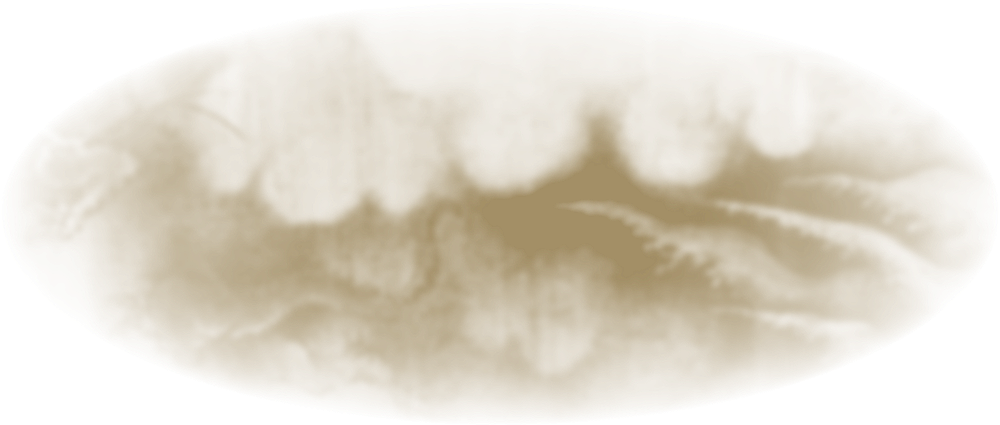
#> input picture assets/ink_atlas/molong3d/mist_a.png, 1000 x 425 px, found by its file name; its folder holds only this picture in this run
$ python gamma_bake.py
#> lines starting #> are read from the running program, lines starting #| are printed output that depends on the picture
from PIL import Image
import numpy as np, os
ROOT = r"C:\Users\202102-91\Desktop\项目\横板平台跳跃\UrhoX2"
OUT = ROOT + r"\assets\ink_atlas\molong3d"
# 对全部素材 RGB 做 ^2.2 编码(alpha 不动);幂等保护:写标记文件
flag = OUT + r"\.gamma_baked"
if os.path.exists(flag):
    print("already baked, skip"); raise SystemExit
for f in os.listdir(OUT):
    if not f.endswith(".png"): continue
    p = os.path.join(OUT, f)
    im = Image.open(p)
#> im is the input picture: PIL image 1000x425 RGBA; mean R, G, B, A 127.3, 112, 79.8, 76.1
    if im.mode == "RGBA":
        a = np.asarray(im).astype(np.float32) / 255.0
        a[..., :3] = a[..., :3] ** 2.2
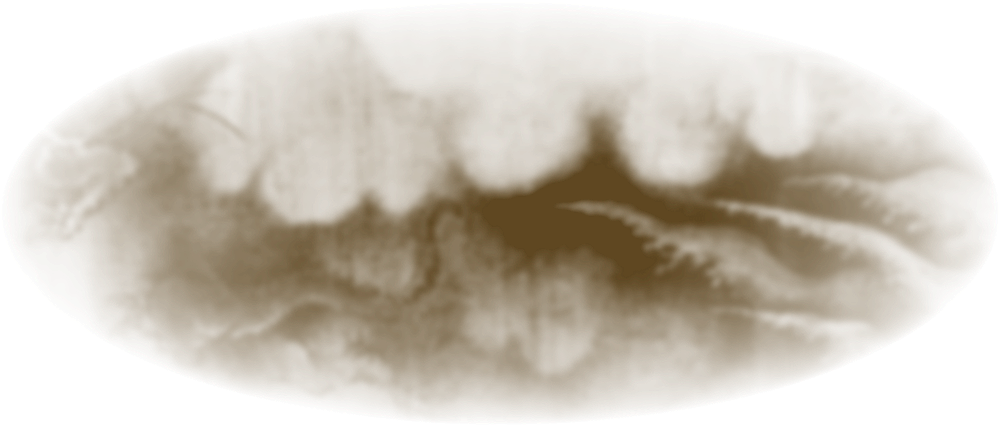
#> a: shape (425, 1000, 4) float32; mean R, G, B, A 0.294, 0.222, 0.106, 0.299; transparent parts drawn white
        Image.fromarray((a * 255 + 0.5).astype(np.uint8)).save(p)
    else:
        a = np.asarray(im.convert("RGB")).astype(np.float32) / 255.0
        a = a ** 2.2
        Image.fromarray((a * 255 + 0.5).astype(np.uint8)).save(p)
    print("baked", f)
open(flag, "w").write("v1")

$ run again, on assets/ink_atlas/molong3d/mist_b.png
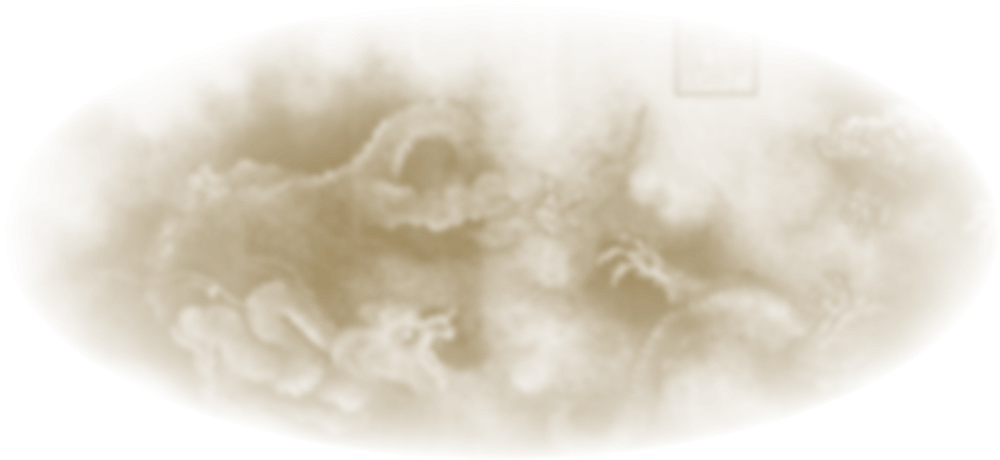
#> input picture assets/ink_atlas/molong3d/mist_b.png, 1000 x 460 px, found by its file name
#> im is the input picture: PIL image 1000x460 RGBA; mean R, G, B, A 127.3, 112, 79.8, 76
#> `a[..., :3] = a[..., :3] ** 2.2`:
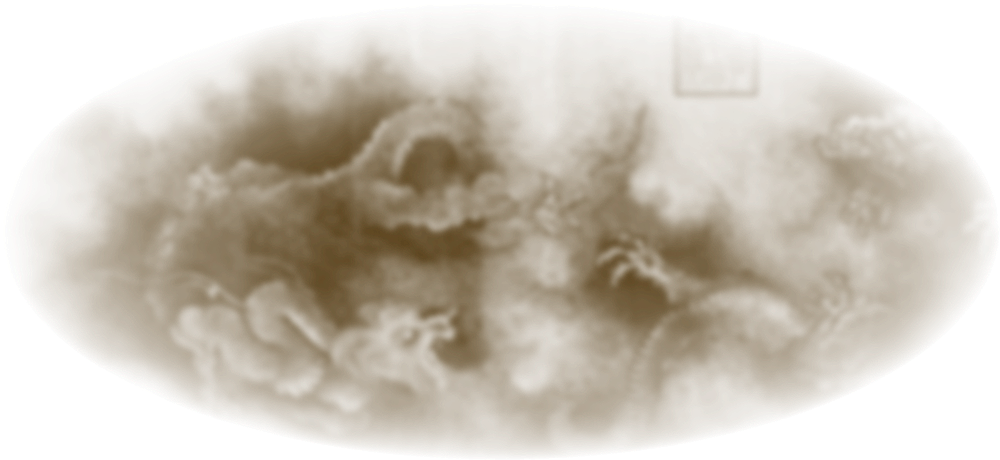
#> a: shape (460, 1000, 4) float32; mean R, G, B, A 0.294, 0.222, 0.106, 0.298; transparent parts drawn white
